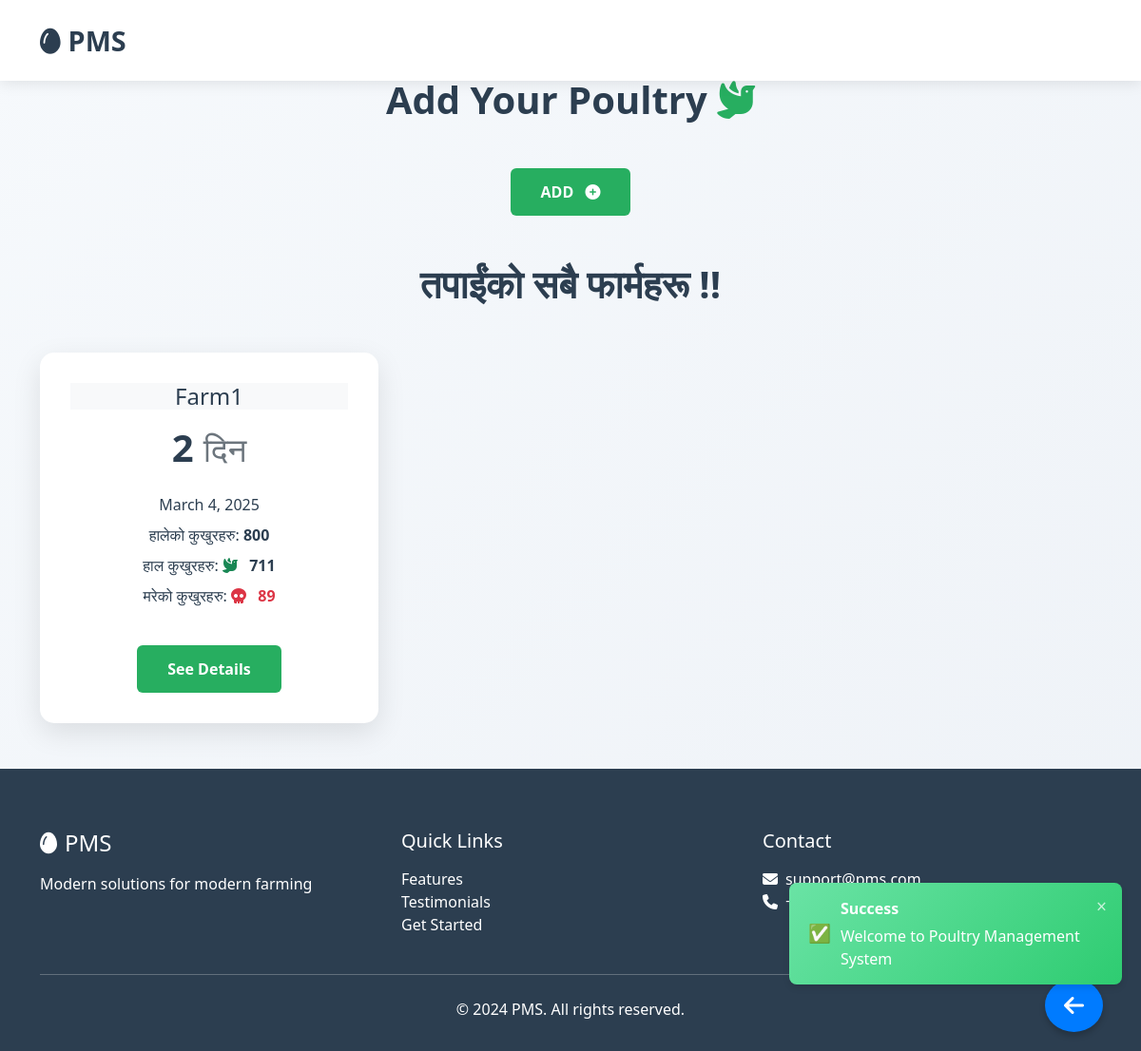
The page /userhome/mainpage/20/ (signed in) on the database as committed earlier.
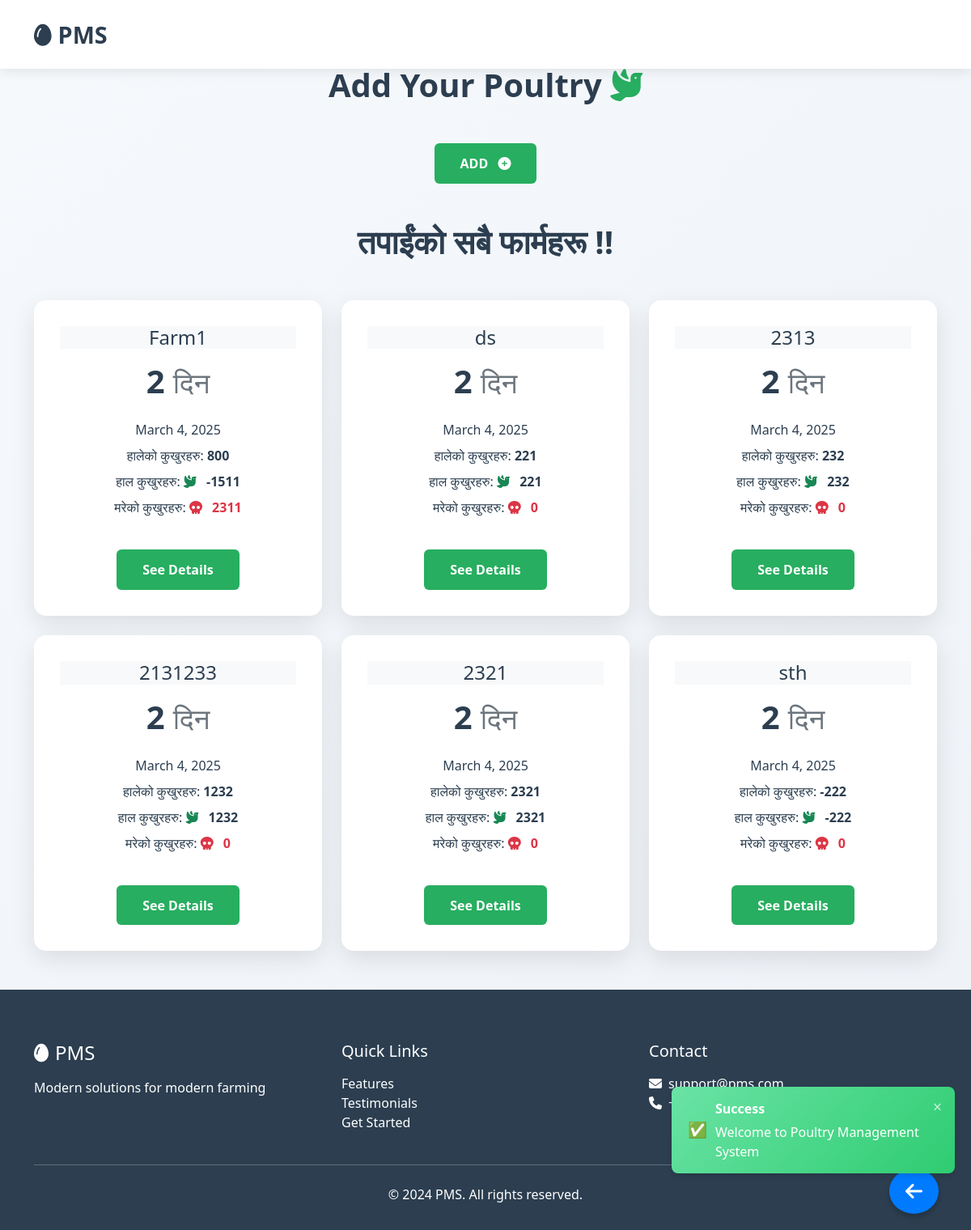
The same page on the database as committed later.
### userhome/models.py (models this page shows, shortened)
class Poultry(models.Model):
    user = models.ForeignKey(User, on_delete=models.CASCADE)
    poultryName = models.CharField(max_length=20, primary_key=True)
    totalChicken = models.IntegerField()
    totalDead = models.IntegerField(default=0)
    startDate = models.DateField(auto_now_add=True)
    @property
    def totalDays(self):
        return ((date.today() - self.startDate)).days+1
    @property
    def totalChickenNow(self):
        return ((self.totalChicken-self.totalDead))

### userhome/views.py (the view)
# urls.py: path('mainpage/<int:user_id>/', views.userHome, name='mainpage'),
@login_required
def userHome(request,user_id):
    messages.success(request, "Welcome to Poultry Management System")
    if not CheckUser(request, user_id):
        return redirect('/')
    user_info = Poultry.objects.filter(user_id=user_id).order_by('-startDate')
    return render(request, 'mainpage.html',{'parms':user_info})

### userhome/service.py (called while the page is built)
def CheckUser(request, user_id):
    if request.user.id != user_id:
        messages.error(request, "You are not authorized to view this page.")
        return False
    return True

### userhome/templates/mainpage.html (shortened to what this page needs)
{% extends 'Base.html' %}
{% block mainContent%}
{%load static%}
<div class="container py-5">
  <div class="row">
      <div class="col-12">
          <h1 class="section-heading text-center mb-5">
              Add Your Poultry
              <i class="fa-solid fa-dove text-accent" style="color: var(--accent-color);"></i>
          </h1>
          <div class="text-center mb-5">
              <button class="btn btn-primary" data-bs-toggle="modal" data-bs-target="#addPoultry">
                  ADD <i class="fa-solid fa-circle-plus ms-2"></i>
              </button>
          </div>
          <h1 class="section-heading text-center mb-5">
              तपाईंको सबै फार्महरू !!
          </h1>
          <div class="row g-4 ">
              {% for parm in parms %}
              <div class="col-md-4 ">
                  <div class="feature-card text-center baseColorText ">
                      <div class="card-header mb-3 bg-light">
                          <h4 class="my-0 font-weight-normal ">{{parm.poultryName}}</h4>
                      </div>
                      <div class="card-body ">
                          <h1 class="mb-4">
                              <span class="stat-number baseColorText">{{parm.totalDays}}</span>
                              <small class="text-muted">दिन</small>
                          </h1>
                          <ul class="list-unstyled mb-4">
                              <li class="mb-2">{{parm.startDate}}</li>
                              <li class="mb-2">
                                  हालेको कुखुरहरु:
                                  <strong>{{parm.totalChicken}}</strong>
                              </li>
                              <li class="mb-2">
                                  हाल कुखुरहरु:
                                  <i class="fa-solid fa-dove text-success me-2"></i>
                                  <strong>{{parm.totalChickenNow}}</strong>
                              </li>
                              <li>
                                  मरेको कुखुरहरु:
                                  <i class="fa-solid fa-skull text-danger me-2"></i>
                                  <strong class="text-danger">{{parm.totalDead}}</strong>
                              </li>
                          </ul>
                          <a href="profile/{{parm.poultryName}}" class="btn btn-primary mt-3">
                              See Details
                          </a>
                      </div>
                  </div>
              </div>
              {% endfor %}
          </div>
      </div>
  </div>
</div>
{%endblock%}

Rows that differ between the two databases and show on the page:
changed Poultry "Farm1": totalChickenNow "711" → "-1511"; totalDead "89" → "2311"
added Poultry: poultryName "ds", totalDays "2", startDate "March 4, 2025", totalChicken "221", totalChickenNow "221", totalDead "0"
added Poultry: poultryName "2313", totalDays "2", startDate "March 4, 2025", totalChicken "232", totalChickenNow "232", totalDead "0"
added Poultry: poultryName "2131233", totalDays "2", startDate "March 4, 2025", totalChicken "1232", totalChickenNow "1232", totalDead "0"
added Poultry: poultryName "2321", totalDays "2", startDate "March 4, 2025", totalChicken "2321", totalChickenNow "2321", totalDead "0"
added Poultry: poultryName "sth", totalDays "2", startDate "March 4, 2025", totalChicken "-222", totalChickenNow "-222", totalDead "0"
